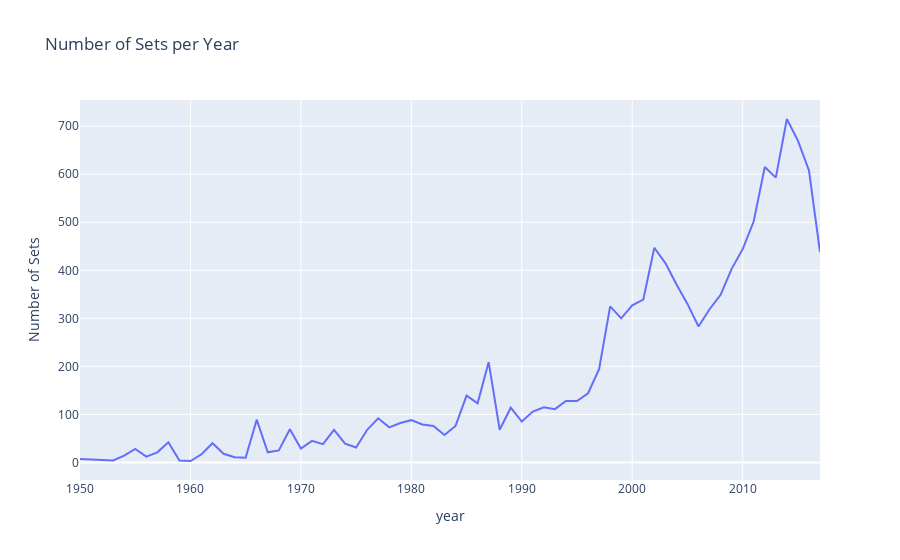

Notebook cell for this chart:
### Code cell
# Plot a graph to show the trend using plotly express
fig = px.line(sets_per_year, x="year", y="Number of Sets", title='Number of Sets per Year')
fig.show()

### Figure 1 — Plotly figure (JSON) as saved in the notebook; plotly's stock layout.template omitted (floating-point values rounded to 4 significant figures)
{"data": [{"hovertemplate": "year=%{x}<br>Number of Sets=%{y}<extra></extra>", "legendgroup": "", "line": {"color": "#636efa", "dash": "solid"}, "marker": {"symbol": "circle"}, "mode": "lines", "name": "", "orientation": "v", "showlegend": false, "type": "scatter", "x": [1950, 1953, 1954, 1955, 1956, 1957, 1958, 1959, 1960, 1961, 1962, 1963, 1964, 1965, 1966, 1967, 1968, 1969, 1970, 1971, 1972, 1973, 1974, 1975, 1976, 1977, 1978, 1979, 1980, 1981, 1982, 1983, 1984, 1985, 1986, 1987, 1988, 1989, 1990, 1991, 1992, 1993, 1994, 1995, 1996, 1997, 1998, 1999, 2000, 2001, 2002, 2003, 2004, 2005, 2006, 2007, 2008, 2009, 2010, 2011, 2012, 2013, 2014, 2015, 2016, 2017], "xaxis": "x", "y": [7, 4, 14, 28, 12, 21, 42, 4, 3, 17, 40, 18, 11, 10, 89, 21, 25, 69, 29, 45, 38, 68, 39, 31, 68, 92, 73, 82, 88, 79, 76, 57, 76, 139, 123, 209, 68, 114, 85, 106, 115, 111, 128, 128, 144, 194, 325, 300, 327, 339, 447, 415, 371, 330, 283, 319, 349, 403, 444, 502, 615, 593, 715, 670, 608, 438], "yaxis": "y"}], "layout": {"legend": {"tracegroupgap": 0}, "title": {"text": "Number of Sets per Year"}, "xaxis": {"anchor": "y", "domain": [0, 1], "title": {"text": "year"}}, "yaxis": {"anchor": "x", "domain": [0, 1], "title": {"text": "Number of Sets"}}}}
